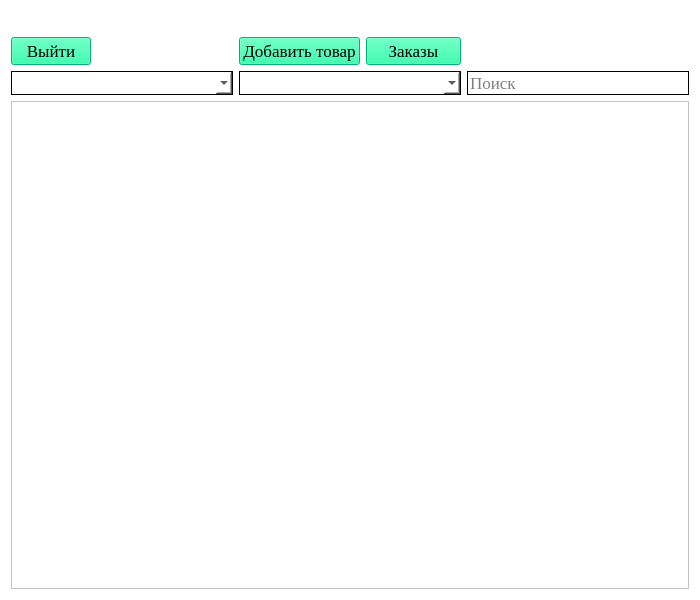
<?xml version="1.0" encoding="UTF-8"?>
<ui version="4.0">
 <class>ProductsWindow</class>
 <widget class="QWidget" name="ProductsWindow">
  <property name="geometry">
   <rect>
    <x>0</x>
    <y>0</y>
    <width>700</width>
    <height>600</height>
   </rect>
  </property>
  <property name="minimumSize">
   <size>
    <width>700</width>
    <height>600</height>
   </size>
  </property>
  <property name="font">
   <font>
    <family>Times New Roman</family>
    <pointsize>13</pointsize>
   </font>
  </property>
  <property name="windowTitle">
   <string>Список товаров</string>
  </property>
  <property name="styleSheet">
   <string notr="true">QWidget{background-color: #FFFFFF;
font-family: &quot;Times New Roman&quot;;
font-size: 13pt;
color: black}
QLineEdit{
border: 1px solid black;
}
QPushButton{
background-color: #00FA9A
}
QComboBox{
border: 1px solid black;
}</string>
  </property>
  <layout class="QVBoxLayout" name="verticalLayout">
   <item alignment="Qt::AlignHCenter|Qt::AlignVCenter">
    <widget class="QLabel" name="logo_l">
     <property name="sizePolicy">
      <sizepolicy hsizetype="Fixed" vsizetype="Fixed">
       <horstretch>0</horstretch>
       <verstretch>0</verstretch>
      </sizepolicy>
     </property>
     <property name="maximumSize">
      <size>
       <width>30</width>
       <height>30</height>
      </size>
     </property>
     <property name="text">
      <string/>
     </property>
     <property name="textFormat">
      <enum>Qt::PlainText</enum>
     </property>
     <property name="scaledContents">
      <bool>true</bool>
     </property>
    </widget>
   </item>
   <item>
    <layout class="QGridLayout" name="gridLayout">
     <item row="2" column="0" alignment="Qt::AlignLeft">
      <widget class="QPushButton" name="go_back_btn">
       <property name="font">
        <font>
         <family>Times New Roman</family>
         <pointsize>13</pointsize>
        </font>
       </property>
       <property name="styleSheet">
        <string notr="true">background-color: rgb(0, 250, 154)</string>
       </property>
       <property name="text">
        <string>Выйти</string>
       </property>
      </widget>
     </item>
     <item row="3" column="0">
      <widget class="QComboBox" name="sort_cbx"/>
     </item>
     <item row="2" column="3" alignment="Qt::AlignRight">
      <widget class="QLabel" name="user_name_l">
       <property name="text">
        <string/>
       </property>
      </widget>
     </item>
     <item row="3" column="3">
      <widget class="QLineEdit" name="search_le">
       <property name="sizePolicy">
        <sizepolicy hsizetype="Preferred" vsizetype="Fixed">
         <horstretch>0</horstretch>
         <verstretch>0</verstretch>
        </sizepolicy>
       </property>
       <property name="placeholderText">
        <string>Поиск</string>
       </property>
      </widget>
     </item>
     <item row="3" column="1">
      <widget class="QComboBox" name="filter_cbx"/>
     </item>
     <item row="2" column="1">
      <layout class="QHBoxLayout" name="horizontalLayout">
       <item alignment="Qt::AlignHCenter">
        <widget class="QPushButton" name="open_add_product_window_btn">
         <property name="text">
          <string>Добавить товар</string>
         </property>
        </widget>
       </item>
       <item>
        <widget class="QPushButton" name="open_orders_window_btn">
         <property name="text">
          <string>Заказы</string>
         </property>
        </widget>
       </item>
      </layout>
     </item>
    </layout>
   </item>
   <item>
    <widget class="QScrollArea" name="scrollArea">
     <property name="widgetResizable">
      <bool>true</bool>
     </property>
     <widget class="QWidget" name="scrollWidget">
      <property name="geometry">
       <rect>
        <x>0</x>
        <y>0</y>
        <width>674</width>
        <height>477</height>
       </rect>
      </property>
     </widget>
    </widget>
   </item>
  </layout>
 </widget>
 <resources/>
 <connections/>
</ui>
